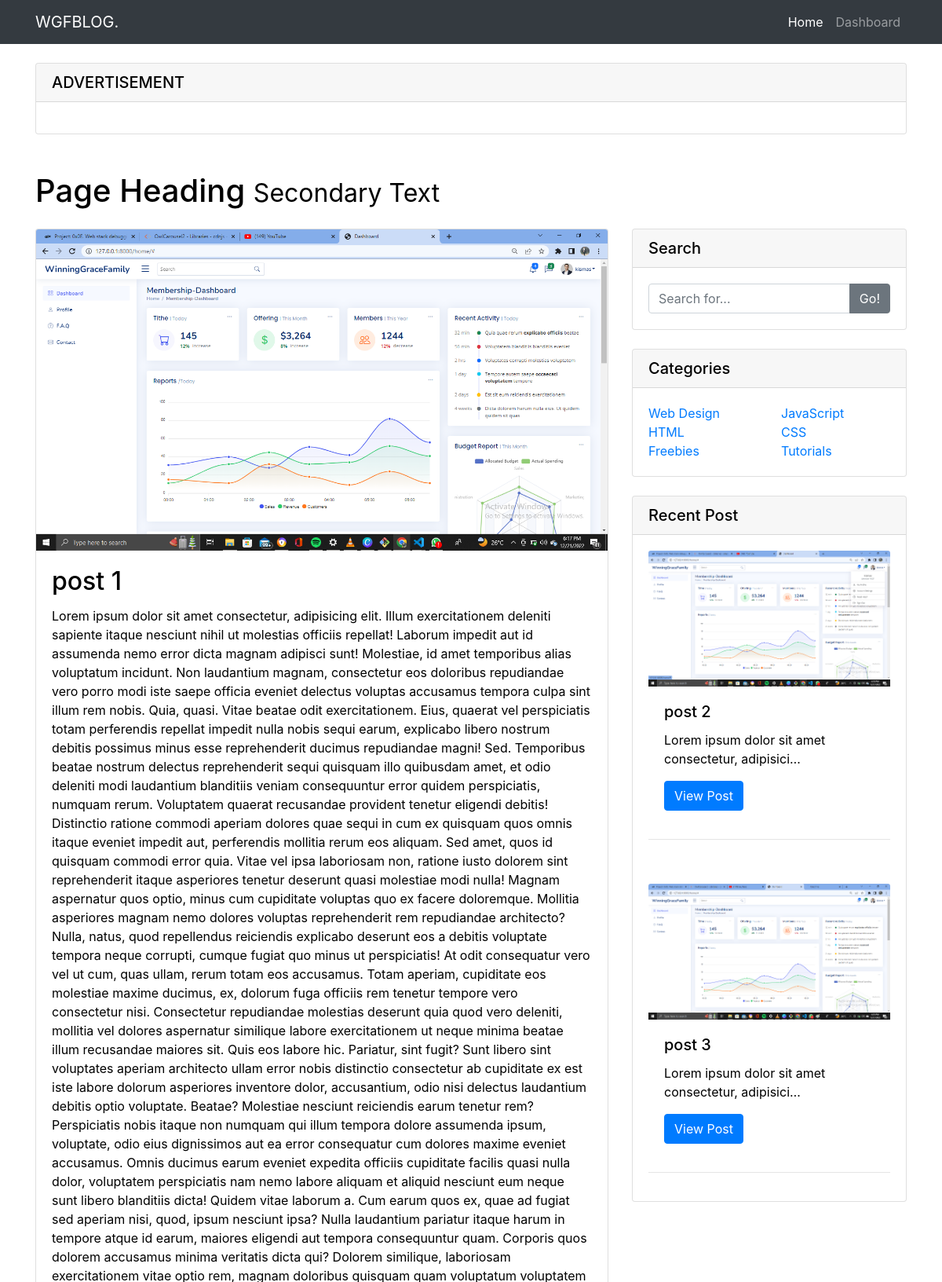
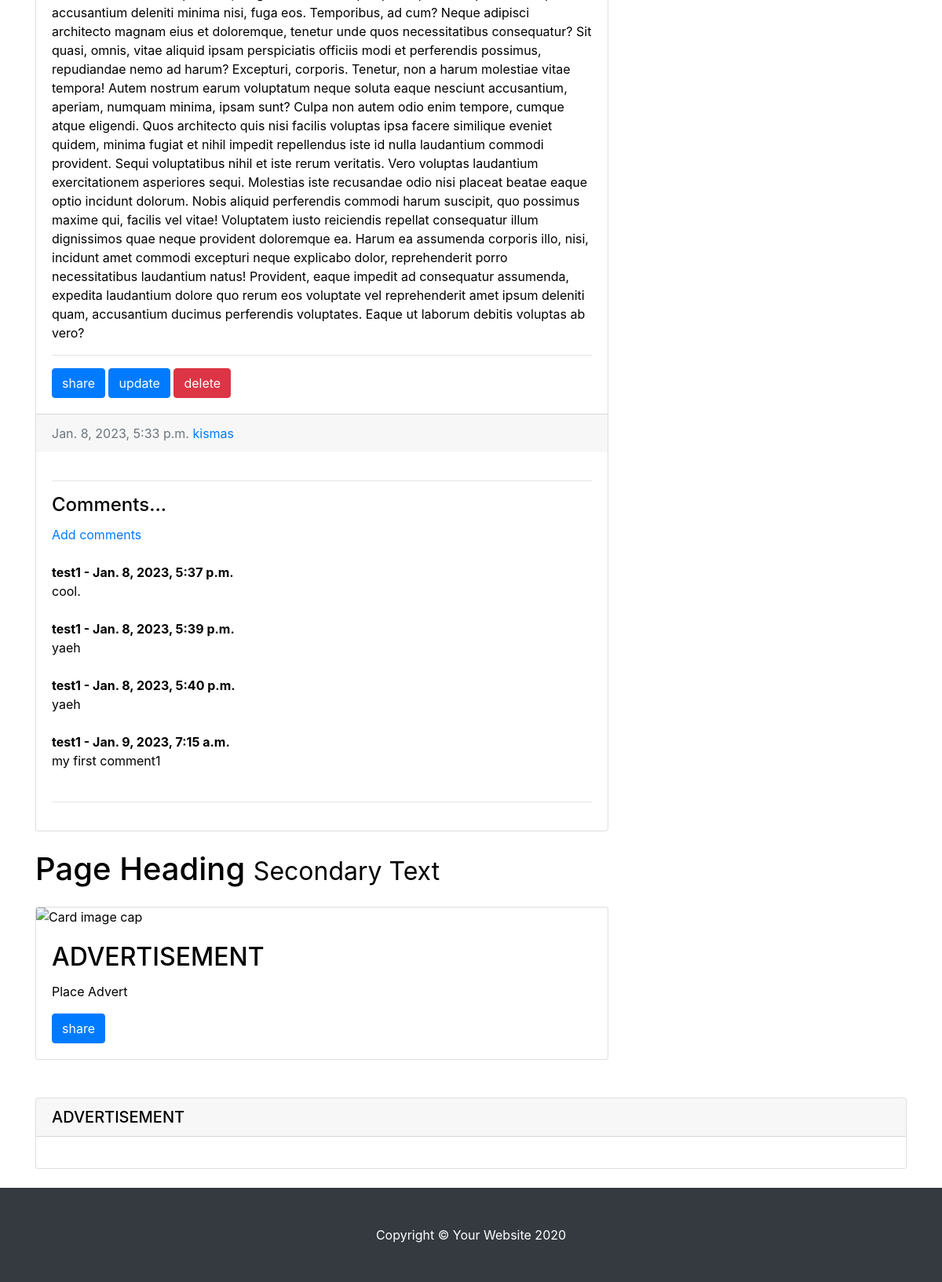
The page /article/post-1 (signed in) on the database its author committed (2 pictures, top to bottom).
### wgfapp/models.py (models this page shows, shortened)
class Post(models.Model):
    title = models.CharField(max_length=155)
    author = models.ForeignKey(User, on_delete=models.CASCADE)
    post_id = models.UUIDField(default=uuid.uuid4, primary_key=True, editable=False)
    blog_img = models.ImageField(upload_to='images', null=True, blank=True)
    body = models.TextField(max_length=5000)
    created = models.DateTimeField(auto_now_add=True)
    modefied = models.DateTimeField(auto_now=True)
    slug = models.SlugField(null=True)
    category = models.ForeignKey('Category', on_delete=models.SET_NULL, null=True)

class Comment(models.Model):
    post = models.ForeignKey(Post, related_name="comments", on_delete=models.CASCADE)
    name = models.ForeignKey(User, on_delete=models.CASCADE, max_length=100)
    body = models.TextField()
    date_added = models.DateTimeField(auto_now_add=True)

### wgfapp/views.py (the view)
# urls.py: path('article/<str:slug>', views.detailblogPage, name='detailpage'),
@login_required(login_url='loginpage')
def detailblogPage(request, slug):
    post = Post.objects.get(slug=slug)
    posts = Post.objects.exclude(post_id__exact=post.post_id)[:4]
    context = {'post': post, 'posts':posts}
    return render(request, 'htmlfiles/blogdetail.html', context)

### wgfapp/templates/htmlfiles/blogdetail.html (shortened to what this page needs)
<!DOCTYPE html>
{% load static %}
<html lang="en">
<head>
  <link href="{% static 'blogassets/vendor/bootstrap/css/bootstrap.min.css' %}" rel="stylesheet">
  <link href="{% static 'blogassets/css/blog-home.css' %}" rel="stylesheet">
</head>
<body>
  <nav class="navbar navbar-expand-lg navbar-dark bg-dark fixed-top">
    <div class="container">
      <a class="navbar-brand" href="#">WGFBLOG.
      </a>
      <div class="collapse navbar-collapse" id="navbarResponsive">
        <ul class="navbar-nav ml-auto">
          <li class="nav-item active">
            <a class="nav-link" href="{% url 'bloghomepage' %}">Home
            </a>
          </li>
          <li class="nav-item">
            <a class="nav-link" href="{% url 'homepage' %}">Dashboard</a>
          </li>
        </ul>
      </div>
    </div>
  </nav>
  <div class="container">
    <div class="card my-4">
      <h5 class="card-header">ADVERTISEMENT</h5>
      <div class="card-body">
      </div>
    </div>
  </div>
  <div class="container">
    <div class="row">
      <div class="col-md-8">
        <h1 class="my-4">Page Heading
          <small>Secondary Text</small>
        </h1>
        <div class="card mb-4">
          <img class="card-img-top" src="{{ post.blog_img.url }}" alt="Card image cap">
          <div class="card-body">
            <h2 class="card-title">{{ post.title }}</h2>
            <p class="card-text">{{ post.body |safe }}</p>
            <hr/>
            <a href="" class="btn btn-primary">share</a>
            <a href="{% url 'update' post.slug %}" class="btn btn-primary">update</a>
            <a href="{% url 'delete' post.slug %}" class="btn btn-danger">delete</a>
          </div>
          <div class="card-footer text-muted">
            {{ post.created }}
            <a href="#">{{ post.author }}</a>
          </div>
          <div class="card-body"  >
          <hr/>
            <h4 class="card-title" >Comments...</h4>
            {% if not post.comments.all %}
              No comments yet...<a href="{% url 'add_comment' post.slug %}">
                Add One</a>
            {% else %}
            <a href="{% url 'add_comment' post.slug %}">Add comments</a><br/><br/>
                {% for comment in post.comments.all %}
                  <strong>{{ comment.name }} - {{ comment.date_added }}</strong>
                  <br/>
                  {{ comment.body }}
                  <br/><br/>
                {% endfor %}
            {% endif %}
          <hr/>
          </div>
        </div>
        <h1 class="my-4">Page Heading
          <small>Secondary Text</small>
        </h1>
        <div class="card mb-4">
          <img class="card-img-top" src="#" alt="Card image cap">
          <div class="card-body">
            <h2 class="card-title">ADVERTISEMENT</h2>
            <p class="card-text">Place Advert</p>
            <a href="" class="btn btn-primary">share</a>
          </div>
        </div>
      </div>
      <div class="col-md-4">
        <br><br><br>
        <div class="card my-4">
          <h5 class="card-header">Search</h5>
          <div class="card-body">
            <div class="input-group">
              <input type="text" class="form-control" placeholder="Search for...">
              <span class="input-group-append">
                <button class="btn btn-secondary" type="button">Go!</button>
              </span>
            </div>
          </div>
        </div>
        <div class="card my-4">
          <h5 class="card-header">Categories</h5>
          <div class="card-body">
            <div class="row">
              <div class="col-lg-6">
                <ul class="list-unstyled mb-0">
                  <li>
                    <a href="#">Web Design</a>
                  </li>
                  <li>
                    <a href="#">HTML</a>
                  </li>
                  <li>
                    <a href="#">Freebies</a>
                  </li>
                </ul>
              </div>
              <div class="col-lg-6">
                <ul class="list-unstyled mb-0">
                  <li>
                    <a href="#">JavaScript</a>
                  </li>
                  <li>
                    <a href="#">CSS</a>
                  </li>
                  <li>
                    <a href="#">Tutorials</a>
                  </li>
                </ul>
              </div>
            </div>
          </div>
        </div>
        <div class="card my-4">
          <h5 class="card-header">Recent Post</h5>
          {% for post in posts %}
          <div class="card-body">
            <img src="{{ post.blog_img.url }}" class="card-img-top" alt="...">
            <div class="card-body">
              <h5 class="card-title">{{post.title}}</h5>
              <p class="card-text">{{ post.body | truncatechars:50 }}</p>
              <a href="{% url 'detailpage' post.slug %}" class="btn btn-primary">View Post</a>
            </div>
            <hr/>
          </div>
          {% endfor %}
        </div>
      </div>
    </div>
  </div>
  <div class="container">
    <div class="card my-4">
      <h5 class="card-header">ADVERTISEMENT</h5>
      <div class="card-body">
      </div>
    </div>
  </div>
  <footer class="py-5 bg-dark">
    <div class="container">
      <p class="m-0 text-center text-white">Copyright &copy; Your Website 2020</p>
    </div>
  </footer>
</body>
</html>

### static/blogassets/css/blog-home.css (style rules this page uses)
body { padding-top: 56px; color: black; }

### rows shown on the page
Post: blog_img (picture), title "post 1", body "Lorem ipsum dolor sit amet consectetur, adipisicing elit. Illum exercitationem deleniti sapiente itaque nesciunt nihil ut molestias officiis repellat! Laborum impedit aut id assumenda nemo error dicta magnam adipisci sunt! Molestiae, id amet temporibus alias voluptatum incidunt. Non laudantium magnam, consectetur eos doloribus repudiandae vero porro modi iste saepe officia eveniet delectus voluptas accusamus tempora culpa sint illum rem nobis. Quia, quasi. Vitae beatae odit exercitationem. Eius, quaerat vel perspiciatis totam perferendis repellat impedit nulla nobis sequi earum, explicabo libero nostrum debitis possimus minus esse reprehenderit ducimus repudiandae magni! Sed. Temporibus…", created "Jan. 8, 2023, 5:33 p.m.", author "kismas"
Comment: name "test1", date_added "Jan. 8, 2023, 5:37 p.m.", body "cool."
Comment: name "test1", date_added "Jan. 8, 2023, 5:39 p.m.", body "yaeh"
Comment: name "test1", date_added "Jan. 8, 2023, 5:40 p.m.", body "yaeh"
Comment: name "test1", date_added "Jan. 9, 2023, 7:15 a.m.", body "my first comment1"
Post: blog_img (picture), title "post 2", body "Lorem ipsum dolor sit amet consectetur, adipisici…"
Post: blog_img (picture), title "post 3", body "Lorem ipsum dolor sit amet consectetur, adipisici…"
